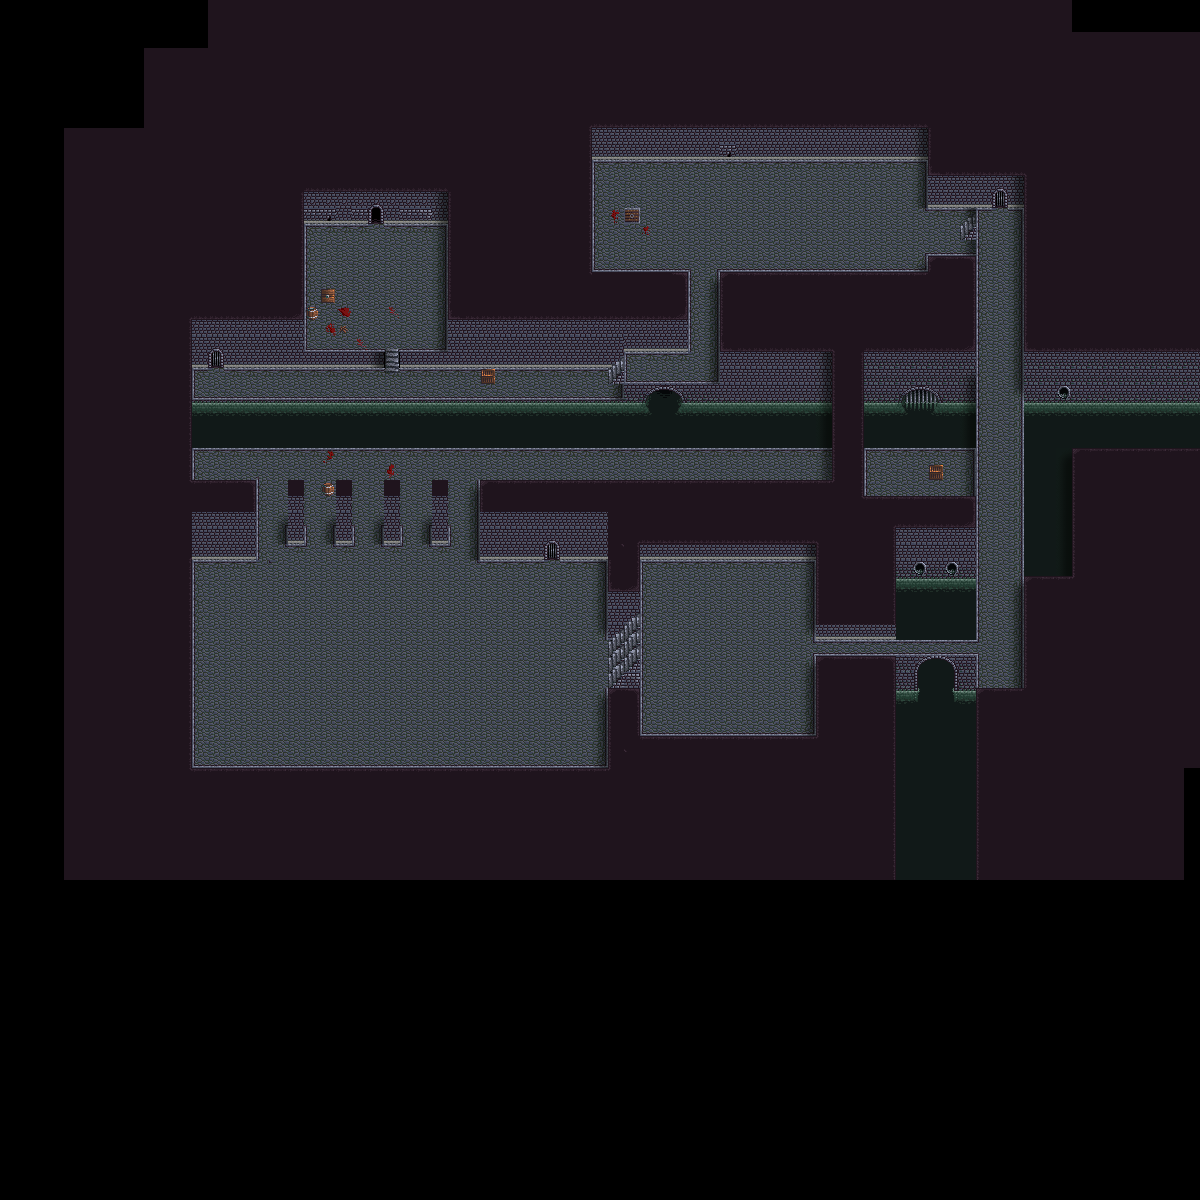

This is a level from a 2D game, rendered from its Tiled map with the project's own tilesets. A one-line summary and the map file follow, with tile-layer data summarised:
An orthogonal 75x75 tile map with 16x16 px tiles, 4 tile layers (background, midground, mid-foreground, foreground), 1 hidden layer not drawn, 3 tilesets and 1 object (me.LevelEntity).

<map version="1.0" orientation="orthogonal" width="75" height="75" tilewidth="16" tileheight="16">
 <tileset firstgid="1" name="sewer" tilewidth="16" tileheight="16">
  <image source="sewer_tilesheet.png" width="256" height="352" />
 </tileset>
 <tileset firstgid="353" name="objects" tilewidth="16" tileheight="16">
  <image source="objects_tilesheet.png" width="112" height="112" />
 </tileset>
 <tileset firstgid="402" name="browser" tilewidth="16" tileheight="16">
  <image source="tilesheet.png" width="320" height="1568" />
  <tile id="3">
   <properties>
    <property name="type" value="solid" />
   </properties>
  </tile>
 </tileset>
 <layer name="background" width="75" height="75">
  <data>[5625 cells, 2710 non-empty, 52 distinct tile ids]</data>
 </layer>
 <layer name="midground" width="75" height="75">
  <data>[5625 cells, 1209 non-empty, 21 distinct tile ids]</data>
 </layer>
 <objectgroup name="objects" width="75" height="75">
  <object name="me.LevelEntity" type="me.LevelEntity" x="352" y="192" width="48" height="32">
   <properties>
    <property name="duration" value="250" />
    <property name="fade" value="#000000" />
    <property name="to" value="cave" />
   </properties>
  </object>
 </objectgroup>
 <layer name="mid-foreground" width="75" height="75">
  <data>[5625 cells, 17 non-empty, 14 distinct tile ids]</data>
 </layer>
 <layer name="foreground" width="75" height="75">
  <data>[5625 cells, 123 non-empty, 13 distinct tile ids]</data>
 </layer>
 <layer name="collision" width="75" height="75" visible="0">
  <data>[5625 cells, 414 non-empty, 1 distinct tile ids]</data>
 </layer>
</map>
